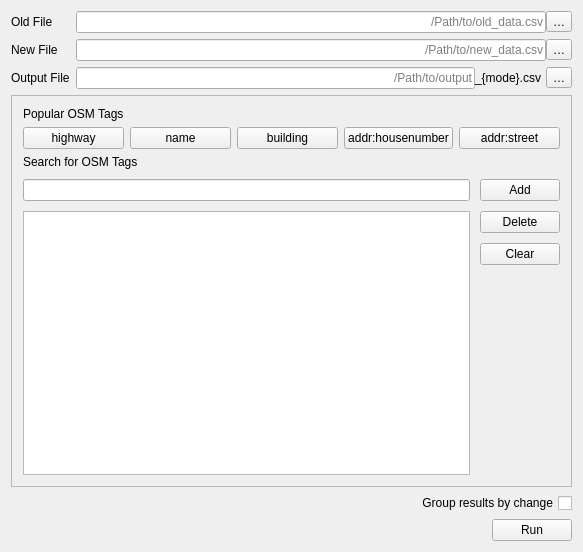
<?xml version="1.0" encoding="UTF-8"?>
<ui version="4.0">
 <class>MainWindow</class>
 <widget class="QMainWindow" name="MainWindow">
  <property name="geometry">
   <rect>
    <x>0</x>
    <y>0</y>
    <width>583</width>
    <height>552</height>
   </rect>
  </property>
  <property name="windowTitle">
   <string>Chameleon</string>
  </property>
  <widget class="QWidget" name="centralWidget">
   <layout class="QVBoxLayout" name="verticalLayout" stretch="0,1,0,0">
    <property name="sizeConstraint">
     <enum>QLayout::SetMinimumSize</enum>
    </property>
    <item>
     <layout class="QFormLayout" name="formLayout_3">
      <property name="fieldGrowthPolicy">
       <enum>QFormLayout::ExpandingFieldsGrow</enum>
      </property>
      <property name="labelAlignment">
       <set>Qt::AlignLeading|Qt::AlignLeft|Qt::AlignVCenter</set>
      </property>
      <property name="formAlignment">
       <set>Qt::AlignRight|Qt::AlignTop|Qt::AlignTrailing</set>
      </property>
      <item row="0" column="0">
       <widget class="QLabel" name="oldFileLabel">
        <property name="text">
         <string>Old File</string>
        </property>
       </widget>
      </item>
      <item row="1" column="0">
       <widget class="QLabel" name="newFileLabel">
        <property name="text">
         <string>New File</string>
        </property>
       </widget>
      </item>
      <item row="2" column="0">
       <widget class="QLabel" name="outputFileLabel">
        <property name="text">
         <string>Output File</string>
        </property>
        <property name="alignment">
         <set>Qt::AlignJustify|Qt::AlignVCenter</set>
        </property>
       </widget>
      </item>
      <item row="0" column="1">
       <layout class="QHBoxLayout" name="oldHLayout" stretch="0,0">
        <property name="spacing">
         <number>0</number>
        </property>
        <property name="sizeConstraint">
         <enum>QLayout::SetMinimumSize</enum>
        </property>
        <item>
         <widget class="QLineEditDragDrop" name="oldFileNameBox">
          <property name="sizePolicy">
           <sizepolicy hsizetype="Expanding" vsizetype="Fixed">
            <horstretch>1</horstretch>
            <verstretch>0</verstretch>
           </sizepolicy>
          </property>
          <property name="minimumSize">
           <size>
            <width>320</width>
            <height>0</height>
           </size>
          </property>
          <property name="alignment">
           <set>Qt::AlignRight|Qt::AlignTrailing|Qt::AlignVCenter</set>
          </property>
          <property name="dragEnabled">
           <bool>true</bool>
          </property>
          <property name="placeholderText">
           <string>/Path/to/old_data.csv</string>
          </property>
         </widget>
        </item>
        <item>
         <widget class="QToolButton" name="oldFileSelectButton">
          <property name="focusPolicy">
           <enum>Qt::StrongFocus</enum>
          </property>
          <property name="toolTip">
           <string>Browse for an earlier timestamped .csv file.</string>
          </property>
          <property name="layoutDirection">
           <enum>Qt::LeftToRight</enum>
          </property>
          <property name="text">
           <string>…</string>
          </property>
         </widget>
        </item>
       </layout>
      </item>
      <item row="1" column="1">
       <layout class="QHBoxLayout" name="newHLayout" stretch="0,0">
        <property name="spacing">
         <number>0</number>
        </property>
        <property name="sizeConstraint">
         <enum>QLayout::SetMinimumSize</enum>
        </property>
        <item>
         <widget class="QLineEditDragDrop" name="newFileNameBox">
          <property name="sizePolicy">
           <sizepolicy hsizetype="Expanding" vsizetype="Fixed">
            <horstretch>1</horstretch>
            <verstretch>0</verstretch>
           </sizepolicy>
          </property>
          <property name="minimumSize">
           <size>
            <width>320</width>
            <height>0</height>
           </size>
          </property>
          <property name="alignment">
           <set>Qt::AlignRight|Qt::AlignTrailing|Qt::AlignVCenter</set>
          </property>
          <property name="dragEnabled">
           <bool>true</bool>
          </property>
          <property name="placeholderText">
           <string>/Path/to/new_data.csv</string>
          </property>
         </widget>
        </item>
        <item>
         <widget class="QToolButton" name="newFileSelectButton">
          <property name="focusPolicy">
           <enum>Qt::StrongFocus</enum>
          </property>
          <property name="toolTip">
           <string>Browse for a later timestamped .csv file.</string>
          </property>
          <property name="text">
           <string>…</string>
          </property>
         </widget>
        </item>
       </layout>
      </item>
      <item row="2" column="1">
       <layout class="QHBoxLayout" name="outHLayout" stretch="1,0,0,0">
        <property name="spacing">
         <number>0</number>
        </property>
        <property name="sizeConstraint">
         <enum>QLayout::SetMinimumSize</enum>
        </property>
        <item>
         <widget class="QLineEdit" name="outputFileNameBox">
          <property name="sizePolicy">
           <sizepolicy hsizetype="Expanding" vsizetype="Fixed">
            <horstretch>1</horstretch>
            <verstretch>0</verstretch>
           </sizepolicy>
          </property>
          <property name="minimumSize">
           <size>
            <width>0</width>
            <height>0</height>
           </size>
          </property>
          <property name="alignment">
           <set>Qt::AlignRight|Qt::AlignTrailing|Qt::AlignVCenter</set>
          </property>
          <property name="placeholderText">
           <string>/Path/to/output</string>
          </property>
         </widget>
        </item>
        <item>
         <widget class="QLabel" name="fileSuffix">
          <property name="text">
           <string>_{mode}.csv</string>
          </property>
          <property name="margin">
           <number>0</number>
          </property>
         </widget>
        </item>
        <item>
         <spacer name="horizontalSpacer">
          <property name="orientation">
           <enum>Qt::Horizontal</enum>
          </property>
          <property name="sizeHint" stdset="0">
           <size>
            <width>5</width>
            <height>20</height>
           </size>
          </property>
         </spacer>
        </item>
        <item>
         <widget class="QToolButton" name="outputFileSelectButton">
          <property name="focusPolicy">
           <enum>Qt::StrongFocus</enum>
          </property>
          <property name="toolTip">
           <string>Set save location for output file.</string>
          </property>
          <property name="text">
           <string>…</string>
          </property>
         </widget>
        </item>
       </layout>
      </item>
     </layout>
    </item>
    <item>
     <widget class="QFrame" name="freeFormTag">
      <property name="sizePolicy">
       <sizepolicy hsizetype="Preferred" vsizetype="MinimumExpanding">
        <horstretch>0</horstretch>
        <verstretch>0</verstretch>
       </sizepolicy>
      </property>
      <property name="frameShape">
       <enum>QFrame::StyledPanel</enum>
      </property>
      <property name="frameShadow">
       <enum>QFrame::Raised</enum>
      </property>
      <layout class="QVBoxLayout" name="verticalLayout_2" stretch="0,0,1">
       <item>
        <widget class="QLabel" name="popularTagLabel">
         <property name="sizePolicy">
          <sizepolicy hsizetype="Fixed" vsizetype="Fixed">
           <horstretch>0</horstretch>
           <verstretch>0</verstretch>
          </sizepolicy>
         </property>
         <property name="text">
          <string>Popular OSM Tags</string>
         </property>
        </widget>
       </item>
       <item>
        <layout class="QHBoxLayout" name="popTagLayout">
         <property name="sizeConstraint">
          <enum>QLayout::SetMinimumSize</enum>
         </property>
         <item>
          <widget class="QPushButton" name="popTag1">
           <property name="focusPolicy">
            <enum>Qt::StrongFocus</enum>
           </property>
           <property name="text">
            <string>highway</string>
           </property>
          </widget>
         </item>
         <item>
          <widget class="QPushButton" name="popTag2">
           <property name="focusPolicy">
            <enum>Qt::StrongFocus</enum>
           </property>
           <property name="text">
            <string>name</string>
           </property>
          </widget>
         </item>
         <item>
          <widget class="QPushButton" name="popTag3">
           <property name="focusPolicy">
            <enum>Qt::StrongFocus</enum>
           </property>
           <property name="text">
            <string>building</string>
           </property>
          </widget>
         </item>
         <item>
          <widget class="QPushButton" name="popTag4">
           <property name="focusPolicy">
            <enum>Qt::StrongFocus</enum>
           </property>
           <property name="text">
            <string>addr:housenumber</string>
           </property>
          </widget>
         </item>
         <item>
          <widget class="QPushButton" name="popTag5">
           <property name="focusPolicy">
            <enum>Qt::StrongFocus</enum>
           </property>
           <property name="text">
            <string>addr:street</string>
           </property>
          </widget>
         </item>
        </layout>
       </item>
       <item>
        <layout class="QGridLayout" name="gridLayout" rowstretch="0,0,0,0,1" columnstretch="100,0">
         <property name="sizeConstraint">
          <enum>QLayout::SetMinimumSize</enum>
         </property>
         <property name="spacing">
          <number>10</number>
         </property>
         <item row="1" column="0">
          <widget class="QLineEdit" name="searchBox">
           <property name="toolTip">
            <string>Type to search for an OSM tag.</string>
           </property>
          </widget>
         </item>
         <item row="1" column="1">
          <widget class="QPushButton" name="searchButton">
           <property name="focusPolicy">
            <enum>Qt::StrongFocus</enum>
           </property>
           <property name="toolTip">
            <string>Add selected tag to list.</string>
           </property>
           <property name="text">
            <string>Add</string>
           </property>
          </widget>
         </item>
         <item row="2" column="0" rowspan="3">
          <widget class="QListWidget" name="listWidget">
           <property name="sizePolicy">
            <sizepolicy hsizetype="MinimumExpanding" vsizetype="Minimum">
             <horstretch>0</horstretch>
             <verstretch>0</verstretch>
            </sizepolicy>
           </property>
           <property name="selectionMode">
            <enum>QAbstractItemView::ExtendedSelection</enum>
           </property>
          </widget>
         </item>
         <item row="2" column="1">
          <widget class="QPushButton" name="deleteItemButton">
           <property name="focusPolicy">
            <enum>Qt::StrongFocus</enum>
           </property>
           <property name="toolTip">
            <string>Delete selected tag from list.</string>
           </property>
           <property name="text">
            <string>Delete</string>
           </property>
          </widget>
         </item>
         <item row="3" column="1">
          <widget class="QPushButton" name="clearListButton">
           <property name="focusPolicy">
            <enum>Qt::StrongFocus</enum>
           </property>
           <property name="toolTip">
            <string>Clear all tags from current list.</string>
           </property>
           <property name="text">
            <string>Clear</string>
           </property>
          </widget>
         </item>
         <item row="0" column="0" colspan="2">
          <widget class="QLabel" name="searchBarLabel">
           <property name="sizePolicy">
            <sizepolicy hsizetype="Fixed" vsizetype="Fixed">
             <horstretch>0</horstretch>
             <verstretch>0</verstretch>
            </sizepolicy>
           </property>
           <property name="text">
            <string>Search for OSM Tags</string>
           </property>
          </widget>
         </item>
        </layout>
       </item>
      </layout>
     </widget>
    </item>
    <item>
     <layout class="QHBoxLayout" name="groupingHLayout">
      <item>
       <spacer name="groupingSpacer">
        <property name="orientation">
         <enum>Qt::Horizontal</enum>
        </property>
        <property name="sizeHint" stdset="0">
         <size>
          <width>40</width>
          <height>20</height>
         </size>
        </property>
       </spacer>
      </item>
      <item>
       <widget class="QCheckBox" name="groupingCheckBox">
        <property name="focusPolicy">
         <enum>Qt::StrongFocus</enum>
        </property>
        <property name="toolTip">
         <string>Consolidate similar changes for listed tag(s)</string>
        </property>
        <property name="layoutDirection">
         <enum>Qt::RightToLeft</enum>
        </property>
        <property name="text">
         <string>Group results by change</string>
        </property>
       </widget>
      </item>
     </layout>
    </item>
    <item>
     <layout class="QHBoxLayout" name="runHLayout">
      <item>
       <spacer name="runSpacer">
        <property name="orientation">
         <enum>Qt::Horizontal</enum>
        </property>
        <property name="sizeHint" stdset="0">
         <size>
          <width>40</width>
          <height>20</height>
         </size>
        </property>
       </spacer>
      </item>
      <item>
       <widget class="QPushButton" name="runButton">
        <property name="focusPolicy">
         <enum>Qt::StrongFocus</enum>
        </property>
        <property name="toolTip">
         <string>Execute process based on tag(s) selected.</string>
        </property>
        <property name="text">
         <string>Run</string>
        </property>
        <property name="autoDefault">
         <bool>false</bool>
        </property>
        <property name="default">
         <bool>false</bool>
        </property>
       </widget>
      </item>
     </layout>
    </item>
   </layout>
  </widget>
 </widget>
 <layoutdefault spacing="6" margin="11"/>
 <customwidgets>
  <customwidget>
   <class>QLineEditDragDrop</class>
   <extends>QLineEdit</extends>
   <header>chameleon2.qlineeditdragdrop</header>
  </customwidget>
 </customwidgets>
 <resources/>
 <connections>
  <connection>
   <sender>searchBox</sender>
   <signal>returnPressed()</signal>
   <receiver>searchButton</receiver>
   <slot>click()</slot>
   <hints>
    <hint type="sourcelabel">
     <x>248</x>
     <y>234</y>
    </hint>
    <hint type="destinationlabel">
     <x>516</x>
     <y>235</y>
    </hint>
   </hints>
  </connection>
 </connections>
</ui>
